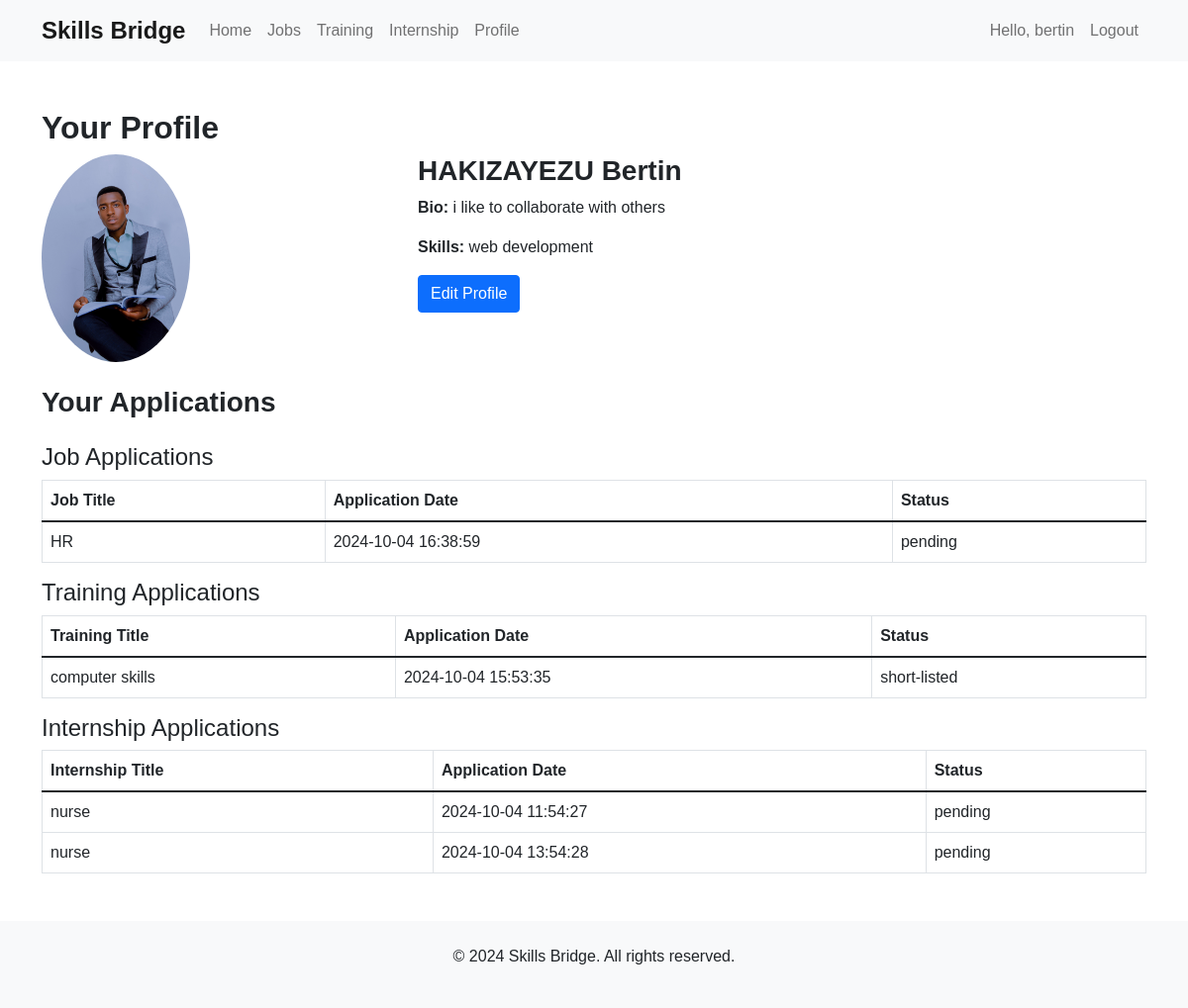
The page /pages/profile.php (signed in) on the database its author committed.
### tables this page shows
CREATE TABLE `users` (
  `id` int(11) NOT NULL,
  `username` varchar(50) NOT NULL,
  `email` varchar(100) NOT NULL,
  `full_name` varchar(100) DEFAULT NULL,
  `phone_number` varchar(20) DEFAULT NULL,
  `bio` text DEFAULT NULL,
  `skills` text DEFAULT NULL,
  `profile_picture` varchar(255) DEFAULT NULL,
  `password` varchar(255) NOT NULL,
  `role` enum('admin','user') DEFAULT 'user',
  `created_at` timestamp NOT NULL DEFAULT current_timestamp()
);

CREATE TABLE `job_applications` (
  `id` int(11) NOT NULL,
  `user_id` int(11) NOT NULL,
  `job_id` int(11) NOT NULL,
  `name` varchar(100) NOT NULL,
  `email` varchar(100) NOT NULL,
  `resume` varchar(255) DEFAULT NULL,
  `cover_letter` text DEFAULT NULL,
  `submitted_at` datetime DEFAULT current_timestamp(),
  `status` enum('pending','short-listed','rejected') DEFAULT 'pending'
);

CREATE TABLE `jobs` (
  `id` int(11) NOT NULL,
  `title` varchar(255) NOT NULL,
  `company` varchar(255) NOT NULL,
  `location` varchar(255) NOT NULL,
  `category` varchar(100) DEFAULT NULL,
  `description` text DEFAULT NULL,
  `posted_at` datetime DEFAULT current_timestamp()
);

CREATE TABLE `training_applications` (
  `id` int(11) NOT NULL,
  `user_id` int(11) NOT NULL,
  `training_id` int(11) NOT NULL,
  `name` varchar(100) NOT NULL,
  `email` varchar(100) NOT NULL,
  `motivation` text DEFAULT NULL,
  `applied_at` datetime DEFAULT current_timestamp(),
  `status` enum('pending','short-listed','rejected') DEFAULT 'pending'
);

CREATE TABLE `training_programs` (
  `id` int(11) NOT NULL,
  `title` varchar(255) NOT NULL,
  `description` text DEFAULT NULL,
  `start_date` date DEFAULT NULL,
  `end_date` date DEFAULT NULL
);

CREATE TABLE `internship_applications` (
  `id` int(11) NOT NULL,
  `internship_id` int(11) NOT NULL,
  `name` varchar(255) NOT NULL,
  `email` varchar(255) NOT NULL,
  `cover_letter` varchar(255) NOT NULL,
  `applied_at` timestamp NOT NULL DEFAULT current_timestamp(),
  `status` enum('pending','approved','rejected') NOT NULL DEFAULT 'pending'
);

CREATE TABLE `internships` (
  `id` int(11) NOT NULL,
  `title` varchar(255) NOT NULL,
  `company` varchar(255) NOT NULL,
  `location` varchar(255) NOT NULL,
  `category` varchar(100) NOT NULL,
  `description` text NOT NULL,
  `created_at` timestamp NOT NULL DEFAULT current_timestamp()
);

### pages/profile.php (the view, shortened to what this page needs)
<?php
include('../includes/db.php');
$userId = $_SESSION['user_id'];
$query = "SELECT * FROM users WHERE id = :id";
$stmt = $pdo->prepare($query);
$stmt->execute(['id' => $userId]);
$user = $stmt->fetch(PDO::FETCH_ASSOC);
$jobQuery = "SELECT a.*, j.title FROM job_applications a JOIN jobs j ON a.job_id = j.id WHERE a.email = :email";
$stmt = $pdo->prepare($jobQuery);
$stmt->execute(['email' => $user['email']]);
$jobApplications = $stmt->fetchAll(PDO::FETCH_ASSOC);
$trainingQuery = "SELECT ta.*, t.title FROM training_applications ta JOIN training_programs t ON ta.training_id = t.id WHERE ta.email = :email";
$stmt = $pdo->prepare($trainingQuery);
$stmt->execute(['email' => $user['email']]);
$trainingApplications = $stmt->fetchAll(PDO::FETCH_ASSOC);
$internshipQuery = "SELECT ia.*, i.title FROM internship_applications ia JOIN internships i ON ia.internship_id = i.id WHERE ia.email = :email";
$stmt = $pdo->prepare($internshipQuery);
$stmt->execute(['email' => $user['email']]);
$internshipApplications = $stmt->fetchAll(PDO::FETCH_ASSOC);
?>
<?php include('../includes/header.php'); ?>
<section class="my-5">
    <div class="container">
        <h2>Your Profile</h2>
        <div class="row mb-4">
            <div class="col-md-4">
                <img src="../uploads/profile_pictures/<?php echo htmlspecialchars($user['profile_picture']); ?>" width="150" alt="Profile Picture" class="img-fluid rounded-circle profile-picture">
            </div>
            <div class="col-md-8">
                <h3><?php echo htmlspecialchars($user['full_name']); ?></h3>
                <p><strong>Bio:</strong> <?php echo htmlspecialchars($user['bio']); ?></p>
                <p><strong>Skills:</strong> <?php echo htmlspecialchars($user['skills']); ?></p>
                <a href="#" class="btn btn-primary" id="edit-profile-btn">Edit Profile</a>
            </div>
        </div>
        <h3 class="my-4">Your Applications</h3>
        <h4>Job Applications</h4>
        <?php if (!empty($jobApplications)): ?>
            <table class="table table-bordered">
                <thead>
                    <tr>
                        <th>Job Title</th>
                        <th>Application Date</th>
                        <th>Status</th>
                    </tr>
                </thead>
                <tbody>
                    <?php foreach ($jobApplications as $application): ?>
                        <tr>
                            <td><?php echo htmlspecialchars($application['title']); ?></td>
                            <td><?php echo htmlspecialchars($application['submitted_at']); ?></td>
                            <td><?php echo htmlspecialchars($application['status']); ?></td>
                        </tr>
                    <?php endforeach; ?>
                </tbody>
            </table>
        <?php else: ?>
            <p>No job applications found.</p>
        <?php endif; ?>
        <h4>Training Applications</h4>
        <?php if (!empty($trainingApplications)): ?>
            <table class="table table-bordered">
                <thead>
                    <tr>
                        <th>Training Title</th>
                        <th>Application Date</th>
                        <th>Status</th>
                    </tr>
                </thead>
                <tbody>
                    <?php foreach ($trainingApplications as $application): ?>
                        <tr>
                            <td><?php echo htmlspecialchars($application['title']); ?></td>
                            <td><?php echo htmlspecialchars($application['applied_at']); ?></td>
                            <td><?php echo htmlspecialchars($application['status']); ?></td>
                        </tr>
                    <?php endforeach; ?>
                </tbody>
            </table>
        <?php else: ?>
            <p>No training applications found.</p>
        <?php endif; ?>
        <h4>Internship Applications</h4>
        <?php if (!empty($internshipApplications)): ?>
            <table class="table table-bordered">
                <thead>
                    <tr>
                        <th>Internship Title</th>
                        <th>Application Date</th>
                        <th>Status</th>
                    </tr>
                </thead>
                <tbody>
                    <?php foreach ($internshipApplications as $application): ?>
                        <tr>
                            <td><?php echo htmlspecialchars($application['title']); ?></td>
                            <td><?php echo htmlspecialchars($application['applied_at']); ?></td>
                            <td><?php echo htmlspecialchars($application['status']); ?></td>
                        </tr>
                    <?php endforeach; ?>
                </tbody>
            </table>
        <?php else: ?>
            <p>No internship applications found.</p>
        <?php endif; ?>
    </div>
</section>
<?php include('../includes/footer.php'); ?>

### includes/header.php (shortened to what this page needs)
<?php
$isLoggedIn = isset($_SESSION['user_id']);
$base_path = '/skillsbridge/';
?>
<!DOCTYPE html>
<html lang="en">
<head>
    <link href="https://cdn.jsdelivr.net/npm/bootstrap@5.1.3/dist/css/bootstrap.min.css" rel="stylesheet">
    <link rel="stylesheet" href="styles.css">
</head>
<body>
    <nav class="navbar navbar-expand-lg navbar-light bg-light">
        <div class="container">
            <a class="navbar-brand" href="<?php echo $base_path; ?>index.php">Skills Bridge</a>
            <div class="collapse navbar-collapse" id="navbarNav">
                <ul class="navbar-nav me-auto">
                    <li class="nav-item">
                        <a class="nav-link" href="<?php echo $base_path; ?>index.php">Home</a>
                    </li>
                    <li class="nav-item">
                        <a class="nav-link" href="<?php echo $base_path; ?>pages/jobs.php">Jobs</a>
                    </li>
                    <li class="nav-item">
                        <a class="nav-link" href="<?php echo $base_path; ?>pages/training.php">Training</a>
                    </li>
                    <li class="nav-item">
                        <a class="nav-link" href="<?php echo $base_path; ?>pages/internship.php">Internship</a>
                    </li>
                    <?php if ($isLoggedIn): ?>
                        <li class="nav-item">
                            <a class="nav-link" href="<?php echo $base_path; ?>pages/profile.php">Profile</a>
                        </li>
                    <?php endif; ?>
                </ul>
                <ul class="navbar-nav ms-auto">
                    <?php if ($isLoggedIn): ?>
                        <li class="nav-item">
                            <span class="nav-link">Hello, <?php echo htmlspecialchars($_SESSION['username']); ?></span>
                        </li>
                        <li class="nav-item">
                            <a class="nav-link" href="<?php echo $base_path; ?>pages/logout.php">Logout</a>
                        </li>
                    <?php endif; ?>
                </ul>
            </div>
        </div>
    </nav>
</body>
</html>

### includes/footer.php (shortened to what this page needs)
<footer class="bg-light text-center py-4 mt-5">
    <p>© 2024 Skills Bridge. All rights reserved.</p>
</footer>
</body>
</html>

### includes/styles.css (style rules this page uses)
body { font-family: 'Arial', sans-serif; }
h1, h2, h3 { font-weight: 600; }
.navbar-brand { font-weight: bold; }
footer { background-color: #f8f9fa; }
.navbar-brand { font-weight: bold; font-size: 1.5rem; }
.navbar { background-color: #f8f9fa; }

### rows shown on the page
users: profile_picture (picture), full_name "HAKIZAYEZU Bertin", bio "i like to collaborate with others", skills "web development"
job_applications: job.title "HR", submitted_at "2024-10-04 16:38:59", status "pending"
training_applications: training.title "computer skills", applied_at "2024-10-04 15:53:35", status "short-listed"
internship_applications: internship.title "nurse", applied_at "2024-10-04 11:54:27", status "pending"
internship_applications: internship.title "nurse", applied_at "2024-10-04 13:54:28", status "pending"

### other values the page prints
$_SESSION['username'] "bertin"
